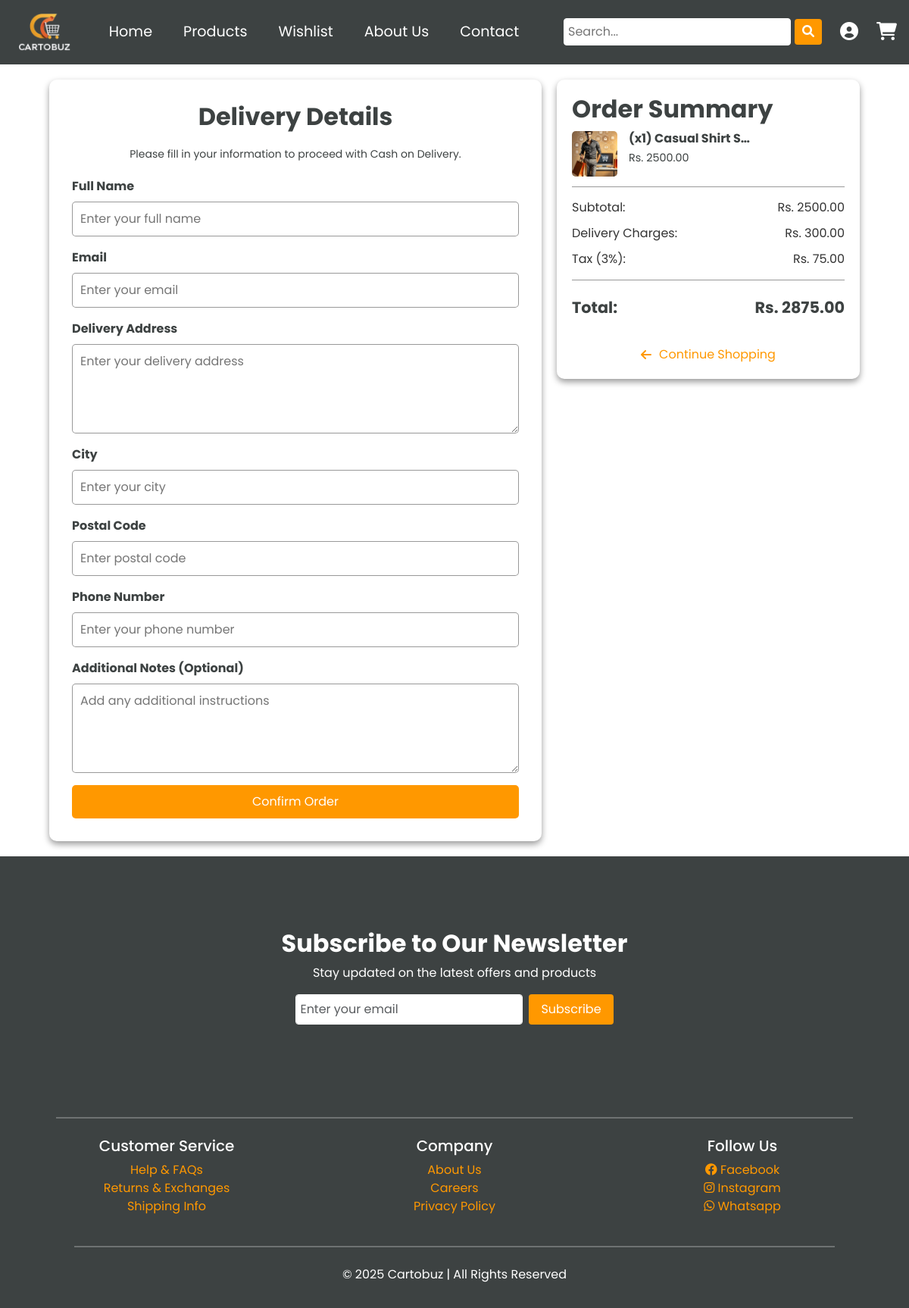
Page /confirm-buy-now/1/ (signed in) on the earlier database version.
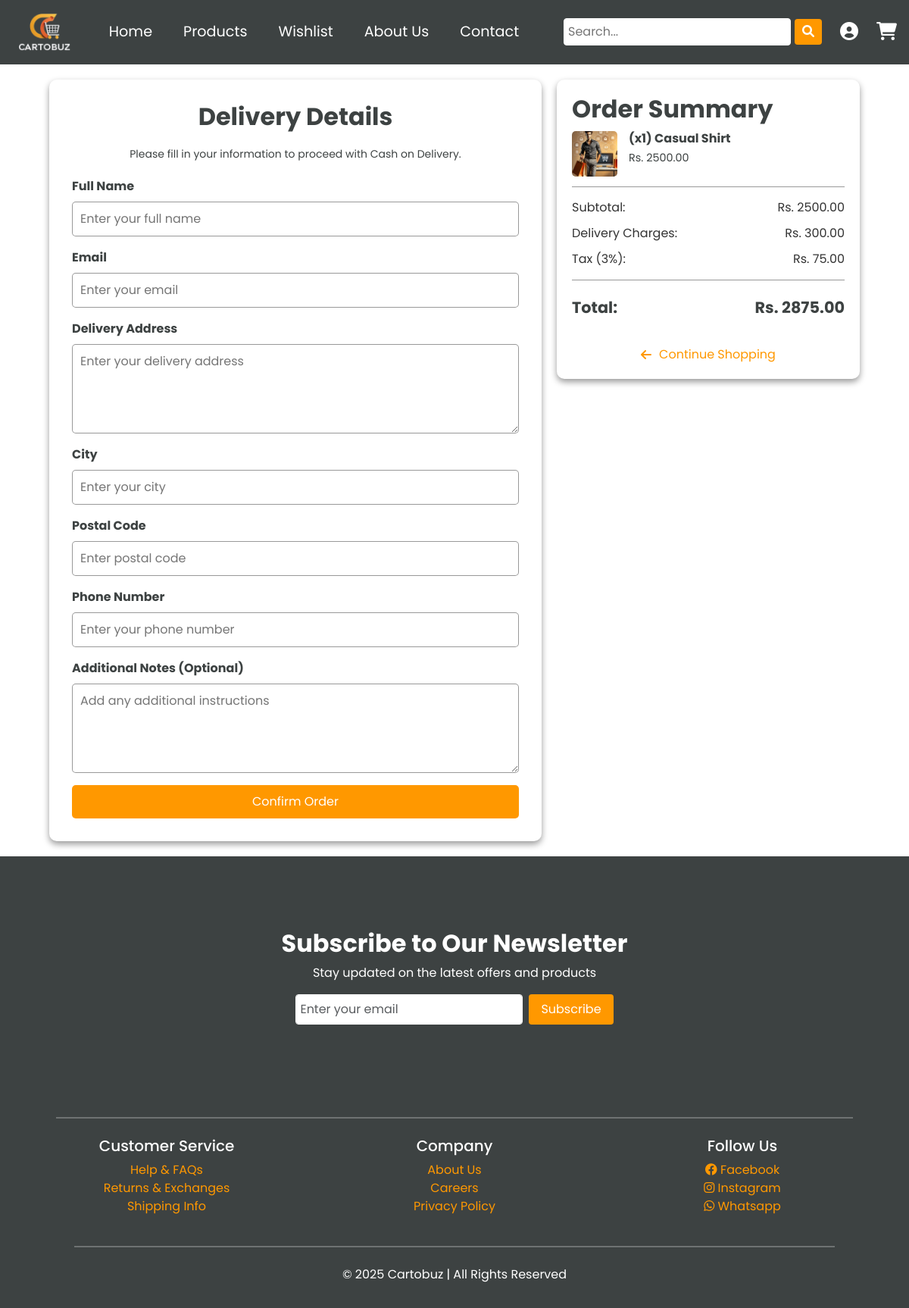
Same page on the later database version.
### products/models.py (models this page shows, shortened)
class Product(models.Model):
    name = models.CharField(max_length=250)
    cost_price = models.DecimalField(max_digits=10, decimal_places=2, default=0.0)
    selling_price = models.DecimalField(max_digits=10, decimal_places=2, default=0.0)
    quantity = models.IntegerField(default=0)
    image1 = models.ImageField(upload_to="products/")
    image2 = models.ImageField(upload_to="products/", null=True, blank=True)
    image3 = models.ImageField(upload_to="products/", null=True, blank=True)
    description = models.TextField(blank=True, null=True)
    category = models.ForeignKey('Category', on_delete=models.CASCADE, related_name="products")
    is_trending = models.BooleanField(default=False)
    is_featured = models.BooleanField(default=False)
    created_at = models.DateTimeField(auto_now_add=True, null=True, blank=True)
    updated_at = models.DateTimeField(auto_now=True, null=True, blank=True)

### orders/views.py (the view, shortened to what this page needs)
# urls.py: path("confirm-buy-now/<int:product_id>/", confirm_buy_now, name="confirm_buy_now"),
@login_required(login_url="login")
def confirm_buy_now(request, product_id):
    product = get_object_or_404(Product, id=product_id)
    subtotal = product.selling_price
    tax_rate = Decimal('0.03')
    tax = subtotal * tax_rate
    delivery_charges = Decimal('300')
    total_amount = subtotal + tax + delivery_charges
    context = {
        "cart_items": [{
            "product": product,
            "quantity": 1
        }],
        "subtotal": subtotal,
        "tax": tax,
        "delivery_charges": delivery_charges,
        "total_amount": total_amount,
    }
    return render(request, "orders/confirm_order.html", context)

### orders/templates/orders/confirm_order.html (shortened to what this page needs)
{% extends "base.html" %}
{% load static %}
{% block css %}
<link rel="stylesheet" href="{% static 'css/orders/confirm_order.css' %}">
{% endblock %}
{% block content %}
<section class="delivery-section">
    <div class="form-container">
        <h2 class="checkout-header">Delivery Details</h2>
        <p class="sub-info">Please fill in your information to proceed with Cash on Delivery.</p>
        <form method="post">
            <div class="responsive-columns">
                <div class="form-group">
                    <label for="full-name">Full Name</label>
                    <input type="text" id="full-name" name="full_name" placeholder="Enter your full name" required>
                </div>
                <div class="form-group">
                    <label for="email">Email</label>
                    <input type="email" id="email" name="email" placeholder="Enter your email" required>
                </div>
            </div>
            <div class="form-group">
                <label for="address">Delivery Address</label>
                <textarea id="address" name="address" rows="4" placeholder="Enter your delivery address" required></textarea>
            </div>
            <div class="responsive-columns">
                <div class="form-group">
                    <label for="city">City</label>
                    <input type="text" id="city" name="city" placeholder="Enter your city" required>
                </div>
                <div class="form-group">
                    <label for="postal-code">Postal Code</label>
                    <input type="text" id="postal-code" name="postal_code" placeholder="Enter postal code" required>
                </div>
            </div>
            <div class="form-group">
                <label for="phone">Phone Number</label>
                <input type="tel" id="phone" name="phone" placeholder="Enter your phone number" required>
            </div>
            <div class="form-group">
                <label for="notes">Additional Notes (Optional)</label>
                <textarea id="notes" name="notes" rows="4" placeholder="Add any additional instructions"></textarea>
            </div>
            <button type="submit" class="confirm-btn">Confirm Order</button>
        </form>
    </div>
    <div class="summary-card">
        <h2>Order Summary</h2>
        {% for item in cart_items %}
        <div class="order-item">
            <img src="/media/{{ item.product.image1 }}" alt="{{ item.product.name }}">
            <div class="item-details">
                <p class="item-name">(x{{ item.quantity|default:1 }}) {{ item.product.name|truncatechars:15 }}</p>
                <p class="item-price">Rs. {{ item.product.selling_price|floatformat:2 }}</p>
            </div>
        </div>
        {% endfor %}
        <div class="summary-item"><span>Subtotal:</span><span>Rs. {{ subtotal|floatformat:2 }}</span></div>
        <div class="summary-item"><span>Delivery Charges:</span><span>Rs. {{ delivery_charges|floatformat:2 }}</span></div>
        <div class="summary-item"><span>Tax (3%):</span><span>Rs. {{ tax|floatformat:2 }}</span></div>
        <div class="total-cost"><span>Total:</span><span>Rs. {{ total_amount|floatformat:2 }}</span></div>
        <a href="#" onclick="window.history.back(); return false;" class="continue-shopping">
            <i class="fas fa-arrow-left"></i> Continue Shopping
        </a>
    </div>
</section>
{% endblock %}

### templates/base.html (shortened to what this page needs)
{% load static %}
<!DOCTYPE html>
<html lang="en">
<head>
    <link href="https://cdn.jsdelivr.net/npm/bootstrap@5.3.0/dist/css/bootstrap.min.css" rel="stylesheet">
    <link rel="stylesheet" href="https://cdnjs.cloudflare.com/ajax/libs/font-awesome/6.0.0/css/all.min.css">
    {% block css %}
    {% endblock %}
</head>
<body>
    <header>
        <nav class="navbar navbar-expand-lg">
            <div class="d-flex align-items-center">
                <a class="navbar-brand ms-2" href="{% url 'home' %}"><img src="{% static 'images/cartobuz-logo.png' %}" alt="Cartobuz_Logo" width=70></a>
            </div>
            <div class="collapse navbar-collapse">
                <ul class="navbar-nav mx-auto desktop-only">
                    <li class="nav-item"><a href="{% url 'home' %}" class="nav-link">Home</a></li>
                    <li class="nav-item"><a href="{% url 'products' %}" class="nav-link">Products</a></li>
                    <li class="nav-item"><a href="{% url 'wishlist' %}" class="nav-link">Wishlist</a></li>
                    <li class="nav-item"><a href="{% url 'about_us' %}" class="nav-link">About Us</a></li>
                    <li class="nav-item"><a href="{% url 'contact_us' %}" class="nav-link">Contact</a></li>
                </ul>
                <form action="{% url 'search' %}" class="search-bar d-none d-lg-flex desktop-only">
                    <input type="search" name="search" required placeholder="Search..." aria-label="Search">
                    <button type="submit"><i class="fas fa-search"></i></button>
                </form>
                <div class="d-flex align-items-center desktop-only">
                    {% if user.is_authenticated %}
                    <a href="{% url 'user_profile' %}" class="icon-btn"><i class="fas fa-user-circle"></i></a>
                    <a href="{% url 'user_cart' %}" class="icon-btn"><i class="fas fa-shopping-cart"></i></a>
                    {% else %}
                        <a href="{% url 'login' %}" class="login-btn btn">Login</i></a>
                    {% endif %}
                </div>
            </div>
        </nav>
    </header>
    <main>
        {% block content %}
        {% endblock %}
    </main>
    <footer class="pt-5">
        <section class="newsletter">
            <h2 class="text-center">Subscribe to Our Newsletter</h2>
            <p class="text-center">Stay updated on the latest offers and products</p>
            <form class="d-flex justify-content-center">
                <input type="email" class="form-control me-2" placeholder="Enter your email" required>
                <button type="submit" class="btn subscribe">Subscribe</button>
            </form>
            <hr>
        </section>
        <hr>
        <div class="container text-center">
            <div class="row justify-content-center">
                <div class="col-md-4">
                    <h5>Customer Service</h5>
                    <ul class="list-unstyled">
                        <li><a href="#">Help & FAQs</a></li>
                        <li><a href="#">Returns & Exchanges</a></li>
                        <li><a href="#">Shipping Info</a></li>
                    </ul>
                </div>
                <div class="col-md-4">
                    <h5>Company</h5>
                    <ul class="list-unstyled">
                        <li><a href="#">About Us</a></li>
                        <li><a href="#">Careers</a></li>
                        <li><a href="#">Privacy Policy</a></li>
                    </ul>
                </div>
                <div class="col-md-4">
                    <h5>Follow Us</h5>
                    <ul class="list-unstyled">
                        <li><a href="#"><i class="fab fa-facebook"></i> Facebook</a></li>
                        <li><a href="#"><i class="fab fa-instagram"></i> Instagram</a></li>
                        <li><a href="#"><i class="fab fa-whatsapp"></i> Whatsapp</a></li>
                    </ul>
                </div>
            </div>
            <hr>
            <p class="text-center mb-0">&copy; 2025 Cartobuz | All Rights Reserved</p>
        </div>
    </footer>
</body>
</html>

### orders/static/css/orders/confirm_order.css (style rules this page uses)
:root { --primary-color: #3d4242; --secondary-color: #FFFFFF; --accent-color: #FF9800; --hover-color: #FFC247; --text-light: #FFFFFF; --text-dark: #333333; --shadow-color: rgba(0, 0, 0, 0.4); }
body { font-family: 'Poppins', sans-serif; color: var(--text-dark); background-color: var(--secondary-color); }
h2 { font-size: 2rem; color: var(--primary-color); font-weight: bold; }
.newsletter h2 { color: var(--secondary-color); }
button, .btn, .card-btns, .subscribe { background-color: var(--accent-color); color: var(--text-light); border: none; padding: 0.5rem 1rem; border-radius: 4px; transition: background-color 0.3s ease, transform 0.2s ease; }
header { background-color: var(--primary-color); color: var(--secondary-color); padding: 0.2rem 0; }
.navbar { padding: 0.5rem 1rem; }
.navbar-brand { font-size: 1.8rem; font-weight: bold; color: var(--accent-color); }
.navbar-nav .nav-link { color: var(--text-light); font-size: 1.2rem; padding: 10px 20px; margin-right: 25px; }
.search-bar { display: flex; align-items: center; justify-content: center; gap: 5px; }
.search-bar input { width: 300px; padding: 5px; border: 1px solid var(--secondary-color); border-radius: 4px; margin-right: 0px; }
.search-bar button { background-color: var(--accent-color); border: none; color: var(--secondary-color); padding: 5px 10px; border-radius: 4px; cursor: pointer; }
.icon-btn { font-size: 1.5rem; color: var(--text-light); margin-left: 1.5rem; }
.delivery-section { display: flex; justify-content: center; align-items: flex-start; gap: 20px; flex-wrap: wrap; padding: 20px; }
.form-container { flex: 1; max-width: 650px; background-color: var(--secondary-color); padding: 30px; border-radius: 10px; box-shadow: 0 4px 8px var(--shadow-color); }
.checkout-header { text-align: center; color: var(--primary-color); margin-bottom: 20px; }
.sub-info { text-align: center; color: var(--primary-color); font-size: 14px; margin-bottom: 20px; }
.form-group { display: flex; flex-direction: column; margin-bottom: 1rem; }
.form-group label { font-size: 1rem; font-weight: bold; color: var(--primary-color); margin-bottom: 0.5rem; }
.form-group input, .form-group textarea { padding: 10px; border: 1px solid var(--shadow-color); border-radius: 5px; font-size: 1rem; }
.confirm-btn { width: 100%; background-color: var(--accent-color); color: var(--text-light); padding: 10px; border: none; border-radius: 5px; font-size: 1rem; transition: background-color 0.3s ease, transform 0.2s ease; }
.summary-card { flex: 1; max-width: 400px; background-color: var(--secondary-color); padding: 20px; border-radius: 10px; box-shadow: 0 4px 8px var(--shadow-color); }
.order-item { display: flex; align-items: center; margin-bottom: 15px; border-bottom: 1px solid var(--shadow-color); padding-bottom: 10px; }
.order-item img { width: 60px; height: 60px; object-fit: cover; border-radius: 5px; margin-right: 15px; }
.item-details { flex-grow: 1; }
.item-name { font-size: 1rem; font-weight: bold; color: var(--primary-color); margin-bottom: 3px; }
.item-price { font-size: 0.9rem; color: var(--primary-color); }
.summary-item { display: flex; justify-content: space-between; margin: 10px 0; font-size: 1rem; }
.total-cost { display: flex; justify-content: space-between; color: var(--primary-color); font-weight: bold; font-size: 1.3rem; margin-top: 15px; border-top: 1px solid var(--shadow-color); padding-top: 20px; padding-bottom: 20px; }
.continue-shopping { display: flex; justify-content: center; align-items: center; margin-top: 15px; font-size: 1rem; color: var(--accent-color); text-decoration: none; transition: color 0.2s ease, transform 0.2s ease; }
.continue-shopping i { margin-right: 10px; }
footer { background-color: var(--primary-color); color: var(--text-light); padding: 2rem 1rem; }
footer .newsletter { padding: 3rem 1rem; background-color: var(--primary-color); color: var(--text-light); text-align: center; }
footer .newsletter input[type="email"] { width: 300px; padding: 5px; border: 1px solid var(--secondary-color); border-radius: 4px; }
footer .newsletter hr { border: 0; height: 2px; background-color: var(--primary-color); margin: 1.5rem auto; width: 90%; }
footer hr { border: 0; height: 2px; background-color: var(--text-light); margin: 1.5rem auto; width: 90%; }
footer a { color: var(--accent-color); text-decoration: none; }

Differences in the rows shown:
changed Product: product.name "Casual Shirt S…" → "Casual Shirt"
